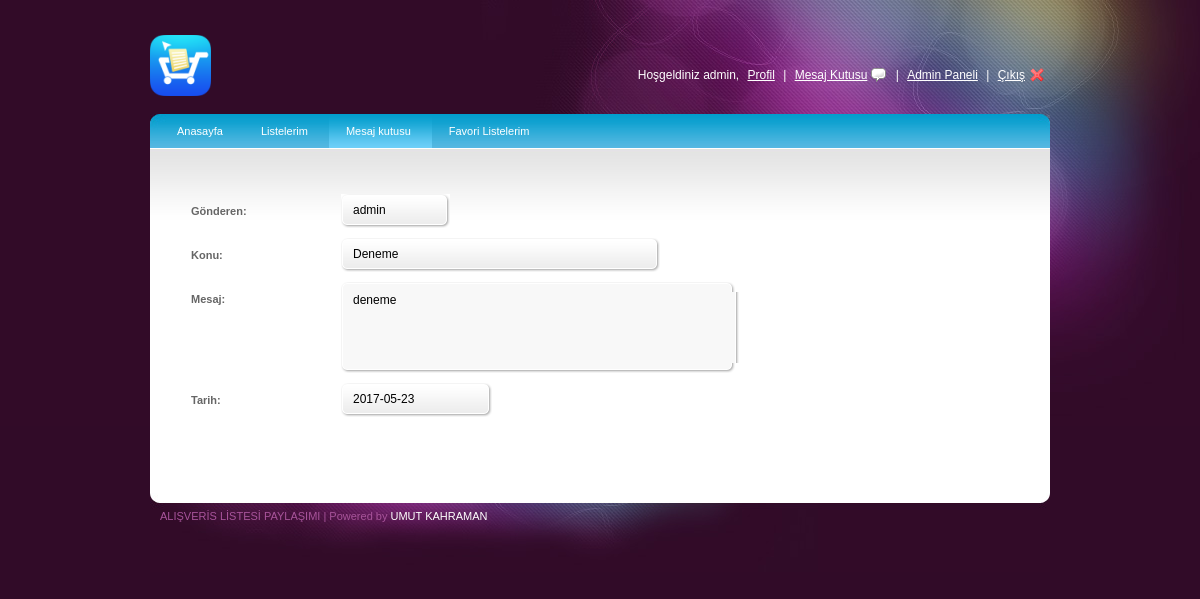
The page /mesajGoruntule.php?id=9 (signed in) on the database its author committed.
### tables this page shows
CREATE TABLE `mesaj` (
  `ID` int(11) NOT NULL,
  `GonderenID` int(11) NOT NULL,
  `AliciID` int(11) NOT NULL,
  `Mesaj` text NOT NULL,
  `GondermeTarihi` date NOT NULL,
  `Konu` varchar(50) DEFAULT NULL
);

CREATE TABLE `kisi` (
  `ID` int(11) NOT NULL,
  `AdSoyad` varchar(60) DEFAULT NULL,
  `Rol` int(11) DEFAULT NULL,
  `Telefon` varchar(11) DEFAULT NULL,
  `Foto` varchar(50) DEFAULT NULL,
  `Cinsiyet` int(11) DEFAULT NULL,
  `KullAdi` varchar(60) DEFAULT NULL,
  `Sifre` varchar(100) DEFAULT NULL,
  `Email` varchar(60) DEFAULT NULL
);

### mesajGoruntule.php (the view, shortened to what this page needs)
<?php
$mesajID=$_GET['id'];
$mesaj=mysql_query("SELECT kisi.KullAdi, Mesaj, Konu,GondermeTarihi FROM mesaj INNER JOIN kisi ON kisi.ID=mesaj.GonderenID WHERE mesaj.ID=$mesajID");
?>
<!DOCTYPE html PUBLIC "-//W3C//DTD XHTML 1.0 Transitional//EN" "http://www.w3.org/TR/xhtml1/DTD/xhtml1-transitional.dtd">
<html xmlns="http://www.w3.org/1999/xhtml">
<head>
    <link rel="stylesheet" type="text/css" href="style.css" />
    <link rel="stylesheet" type="text/css" media="all" href="niceforms-default.css" />
</head>
<body>
<div id="main_container">
    <?php include 'header.php' ?>
    <br>
    <div class="main_content">
        <div class="menu">
            <ul>
                <li><a href="index.php">Anasayfa</a></li>
                <li><a href="listelerim.php">Listelerim</a>
                </li>
                <li><a class="current"  href="mesajlar.php">Mesaj kutusu</a>
                </li>
                <li><a href="favoriler.php">Favori Listelerim</a></li>
            </ul>
        </div>
        <div class="center_content">
            <div class="right_content">
                <?php
                $mesajOku = mysql_fetch_array($mesaj)
                ?>
                <div class="form">
                    <form class="niceform">
                        <fieldset>
                            <dl>
                                <dt><label for="Gönderen kullanıcı adı">Gönderen:</label></dt>
                                <dd><input type="text" name="gonderenAdi" id="" size="10" readonly value="<?php echo $mesajOku['KullAdi'] ?>" /></dd>
                            </dl>
                            <dl>
                                <dt><label for="Konu">Konu:</label></dt>
                                <dd><input type="text" name="Konu" id="" size="40" readonly value="<?php echo $mesajOku['Konu'] ?>" /></dd>
                            </dl>
                            <dl>
                                <dt><label for="Mesaj Icerik">Mesaj:</label></dt>
                                <dd><textarea name="MesajIcerik" id="" rows="5" cols="46" readonly><?php echo $mesajOku['Mesaj'] ?></textarea></dd>
                            </dl>
                            <dl>
                                <dt><label for="Mesaj tarihi">Tarih:</label></dt>
                                <dd><input type="text" name="MesajTarih" id="" size="16" readonly value="<?php echo $mesajOku['GondermeTarihi'] ?>" /></dd>
                            </dl>
                        </fieldset>
                    </form>
                </div>
            </div>
        </div>
    </div>
    <div class="footer">
        <div class="left_footer">ALIŞVERİS LİSTESİ PAYLAŞIMI | Powered by <a href="http://twitter.com/hopehero3">UMUT KAHRAMAN</a></div>
    </div>
</div>
</body>
</html>

### style.css (style rules this page uses)
body { background:url(images/bg.jpg) no-repeat center top #310b28; font-family:Arial, Helvetica, sans-serif; padding:0; font-size:12px; margin:0 auto; color: #0e4354; }
a { color:#256c89; }
#main_container { margin:0 auto; width:900px; padding:0px 0 0px 0; }
.main_content { margin:0 auto; width:900px; height:auto; padding:0px 0 50px 0; background:url(images/menu_bg.jpg) no-repeat center top #fff; }
.footer { width:900px;height:87px;background:url(images/footer_bg.jpg) no-repeat center top; }
.left_footer { float:left;padding:25px 0 0 10px;color:#a8549b;font-size:11px; }
.left_footer a { color:#FFFFFF;text-decoration:none; }
.menu { font-size:11px;padding:0px 10px 0 10px; float:left; width:880px; }
.menu ul { padding:0;margin:0;list-style-type:none; height:34px; }
.menu ul li { float:left;height:34px;line-height:34px; }
.menu a, .menu a:visited { display:block;float:left;height:100%;font-size:11px;text-decoration:none;color:#fff;padding:0 21px 0 17px; }
.menu a.current { background:url(images/menu_bg.gif) repeat-x center; }
.center_content { clear:both; }
.right_content { width:625px; float:left; padding:30px 0 0 30px; }

### niceforms-default.css (style rules this page uses)
.form { width:600px; float:left; clear:both; }
fieldset { border:none; clear:both; }
label { font-size:11px; font-weight:bold; color:#666; }
dl { clear:both; width:600px; }
dt { float:left; text-align:left; width:140px; line-height:34px; padding:0 10px 10px 0; }
dd { float:left; width:400px; margin:0 0 10px 0; }
.NFText { border:none; vertical-align:middle; font:12px/15px Arial, Helvetica, sans-serif; background:none; float:left; }
.NFTextarea { border:none; background:none; font:12px/12px Arial, Helvetica, sans-serif; margin:0; }
select, input, textarea, button { outline:none; resize:none; }

### rows shown on the page
mesaj: gonderenAdi "admin", Konu "Deneme", MesajIcerik "deneme", MesajTarih "2017-05-23"

### other values the page prints
$_SESSION["kadi"] "admin"
